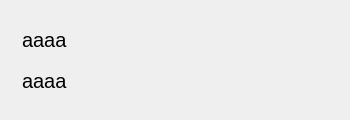
<?xml version="1.0" encoding="UTF-8"?>
<ui version="4.0">
 <class>WinSystemRule</class>
 <widget class="QWidget" name="WinSystemRule">
  <property name="geometry">
   <rect>
    <x>0</x>
    <y>0</y>
    <width>350</width>
    <height>120</height>
   </rect>
  </property>
  <property name="minimumSize">
   <size>
    <width>0</width>
    <height>120</height>
   </size>
  </property>
  <property name="maximumSize">
   <size>
    <width>16777215</width>
    <height>120</height>
   </size>
  </property>
  <property name="windowTitle">
   <string>WinSystemRule</string>
  </property>
  <layout class="QHBoxLayout" name="horizontalLayout">
   <property name="spacing">
    <number>0</number>
   </property>
   <property name="leftMargin">
    <number>0</number>
   </property>
   <property name="topMargin">
    <number>0</number>
   </property>
   <property name="rightMargin">
    <number>0</number>
   </property>
   <property name="bottomMargin">
    <number>0</number>
   </property>
   <item>
    <widget class="QWidget" name="widget" native="true">
     <layout class="QVBoxLayout" name="verticalLayout">
      <item>
       <widget class="QWidget" name="widget_6" native="true">
        <layout class="QVBoxLayout" name="verticalLayout_2">
         <item>
          <widget class="QLabel" name="labcp">
           <property name="maximumSize">
            <size>
             <width>16777215</width>
             <height>50</height>
            </size>
           </property>
           <property name="styleSheet">
            <string notr="true">font-size:20px;</string>
           </property>
           <property name="text">
            <string>aaaa</string>
           </property>
          </widget>
         </item>
         <item>
          <widget class="QLabel" name="labver">
           <property name="maximumSize">
            <size>
             <width>16777215</width>
             <height>50</height>
            </size>
           </property>
           <property name="styleSheet">
            <string notr="true">font-size:20px</string>
           </property>
           <property name="text">
            <string>aaaa</string>
           </property>
          </widget>
         </item>
        </layout>
       </widget>
      </item>
     </layout>
    </widget>
   </item>
  </layout>
 </widget>
 <layoutdefault spacing="6" margin="11"/>
 <resources/>
 <connections/>
</ui>
